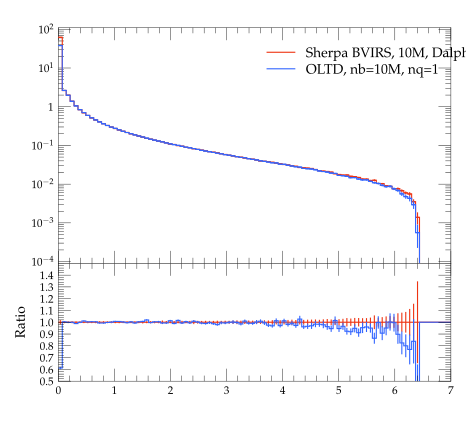

The script that saved this image:
#! /usr/bin/env python

# This Python script was auto-generated using YODA v2.0.0.
# Analysis object: /evtb/inc_jg_pt
# Timestamp: 15-04-2024 (14:39:54)

import matplotlib as mpl
import matplotlib.pyplot as plt
mpl.use('Agg') # comment out for interactive use
import os
import numpy as np

plotDir = os.path.split(os.path.realpath(__file__))[0]
if 'YODA_USER_PLOT_PATH' in globals():
    plot_outdir = globals()['YODA_USER_PLOT_PATH']
else:
    plot_outdir = plotDir

#plot style
plt.style.use(os.path.join(plotDir, '../default.mplstyle'))
# plot metadata
figW, figH = plt.rcParams['figure.figsize']
ax_xLabel = r''
ax_yLabel = r''
ax_title  = r''
ax_xScale = 'linear'
ax_yScale = 'log'
xLims = (0.0, 7.0)
yLims = (9e-05, 110.00000000000001)

# TeX-friendly labels for the legend
labels = [ r"Sherpa BVIRS, 10M, Dalpha=0.01", r"OLTD, nb=10M, nq=1" ]

# Create figure and axis objects
fig, (ax, ratio0_ax) = plt.subplots(2, 1, sharex=True,
                  figsize=(figW,figH), gridspec_kw={'height_ratios': (2, 1)})
ratio0_ax.yaxis.set_major_locator(mpl.ticker.MultipleLocator(0.1))
ratio0_ax.set_ylim(0.5, 1.4999)
ratio0_ax.set_ylabel('Ratio')

# LineColor map: curve index -> color
linecolors = {0: '#EE3311', 1: '#3366FF'}
# the numerical data is stored in a separate file
dataf = dict()
prefix = os.path.split(__file__)[0]
if prefix:    prefix = prefix + '/'
exec(open(prefix+'inc_jg_pt__data.py').read(), dataf)


legend_handles = [] # keep track of handles for the legend

# style options for curves
# starts at zorder>=5 to draw curve on top of legend
styles = {
  'curve0': {
    'color' : linecolors[0],
    'linestyle' : '-',
    'marker' : 'o',
    'zorder' : 5,
    'histstyle' : True,
  },
  'curve1': {
    'color' : linecolors[1],
    'linestyle' : '-',
    'marker' : 'o',
    'zorder' : 6,
    'histstyle' : True,
  },
}
# curve from input yoda files in main panel
for label in dataf['yvals'].keys():
    if all(np.isnan(v) for v in dataf['yvals'][label]):
        continue
    tmp = None
    if styles[label]['histstyle']: # draw as histogram
        tmp, = ax.plot(dataf['xedges'], dataf['yedges'][label],
                       color=styles[label]['color'],
                       linestyle=styles[label]['linestyle'],
                       drawstyle='steps-pre', solid_joinstyle='miter',
                       zorder=styles[label]['zorder'], label=label)
        ax.errorbar(dataf['xpoints'], dataf['yvals'][label], color=styles[label]['color'],
                    xerr=dataf['xerrs'], yerr=[dataf['ydowns'][label], dataf['yups'][label]],
                    linestyle='none', zorder=styles[label]['zorder'])
    else: # draw as scatter
        tmp = ax.errorbar(dataf['xpoints'], dataf['yvals'][label],
                          xerr=dataf['xerrs'],
                          yerr=[ dataf['ydowns'][label],
                          dataf['yups'][label] ],
                          fmt=styles[label]['marker'],
                          ecolor=styles[label]['color'],
                          color=styles[label]['color'], zorder=2)
        tmp[-1][0].set_linestyle(styles[label]['linestyle'])
    legend_handles += [tmp]
    for varLabel in dataf['variation_yvals'].keys():
        if varLabel.startswith(label):
            tmp, = ax.plot(dataf['xedges'], dataf['variation_yvals'][varLabel],
                           color=styles[label]['color'],
                           linestyle=styles[label]['linestyle'],
                           drawstyle='steps-pre', solid_joinstyle='miter',
                           zorder=styles[label]['zorder'], alpha=0.5)


# plots on ratio panel
# curve from input yoda files in ratio panel
for label, yvals in dataf['ratio0_yvals'].items():
    if all(np.isnan(v) for v in yvals):
        continue
    if styles[label]['histstyle']: # plot as histogram
        ratio0_ax.plot(dataf['xedges'], yvals,
                       color=styles[label]['color'],
                       linestyle=styles[label]['linestyle'],
                       drawstyle='steps-pre', zorder=1,
                       solid_joinstyle='miter')
        ratio0_ax.vlines(dataf['xpoints'],
                         dataf['ratio0_ymin'][label],
                         dataf['ratio0_ymax'][label],
                         color=styles[label]['color'], zorder=1)
    else: # plot as scatter
        tmp = ratio0_ax.errorbar(dataf['xpoints'],
                                 yvals, xerr=dataf['xerrs'],
                                 yerr=dataf['ratio0_yerrs'][label],
                                 fmt=styles[label]['marker'],
                                 ecolor=styles[label]['color'],
                                 color=styles[label]['color'])
        tmp[-1][0].set_linestyle(styles[label]['linestyle'])

    for varlabel in dataf['ratio0_variation_vals'].keys():
        if varlabel.startswith(label):
            ratio0_ax.plot(dataf['xedges'],
                            dataf['ratio0_variation_vals'][varlabel],
                            color=styles[label]['color'],
                            linestyle=styles[label]['linestyle'],
                            drawstyle='steps-pre', solid_joinstyle='miter',
                            zorder=1, alpha=0.5)

legend_pos = (0.5, 0.97)
ax.legend(legend_handles, labels, loc='upper left', bbox_to_anchor=legend_pos)

# set plot metadata as defined above
ratio0_ax.set_xlabel(ax_xLabel)
ratio0_ax.xaxis.set_label_coords(1., -.15)
ax.set_ylabel(ax_yLabel, loc='top')
ax.set_title(ax_title, loc='left')
ax.set_xscale(ax_xScale)
ax.set_yscale(ax_yScale)
ax.set_xlim(xLims)
ax.set_ylim(yLims)

# tick formatting
plt.rcParams['xtick.top'] = True
plt.rcParams['ytick.right'] = True
ax.yaxis.set_major_locator(mpl.ticker.LogLocator(base=10.0, numticks=np.inf))
ax.yaxis.set_minor_locator(mpl.ticker.LogLocator(
                           base=10.0, subs=np.arange(0.1, 1, 0.1), numticks=np.inf))
fig.align_ylabels((ax, ratio0_ax))
plt.savefig(os.path.join(plot_outdir, 'inc_jg_pt.pdf'), format='PDF')
plt.savefig(os.path.join(plot_outdir, 'inc_jg_pt.png'), format='PNG')

plt.close(fig)
